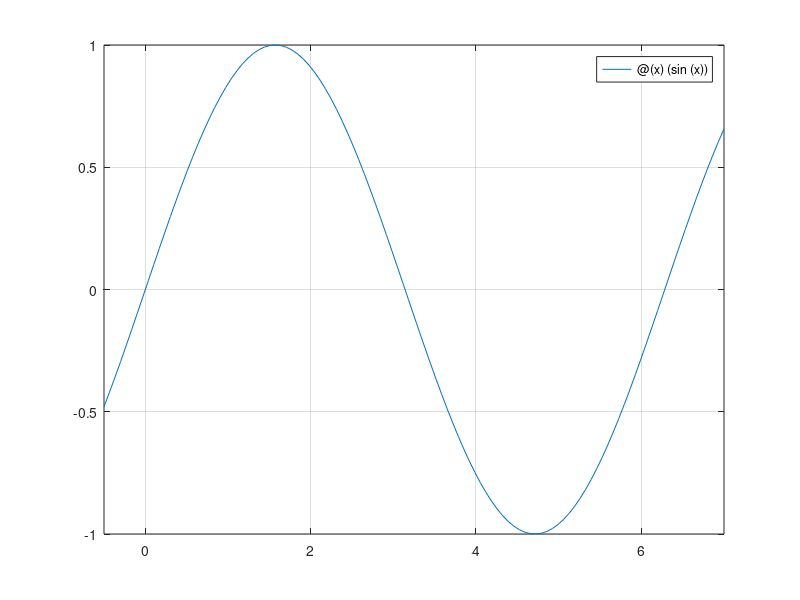

MATLAB code for this plot: (Note: this script raises an error after producing the figure.)
% Função
f = @(x)(sin(x));
% Intervalo
a=-0.5; b = 7; 
x0 = (a + b)/2;
%Gráfico da função 
figure
fplot(f, [a, b]);
grid on;

% Cálculo das raízes
%
% Zero do MATLAB
[X,FVAL,EXITFLAG,OUTPUT]=fzero(f,[a,b]);
fprintf('fzero\n');
fprintf('Raiz: %f, Iterações: %d, Valor da raiz: %f\n', X, OUTPUT.iterations, f(X));
OUTPUT.algorithm
% Bissecção 
[r, n] = Bisseccao(f, a, b, 10^-4, 1000);
fprintf('Bisseccao\n');
fprintf('Raiz: %f, Iterações: %d, Valor da raiz: %f\n', r, n, f(r));
% Newton Raphson
proverDerivada = 0;
df = 0;
[r, n] = NewtonRaphson(f, proverDerivada, df, x0, 10^-4, 1000);
fprintf('Newton Raphson\n');
fprintf('Raiz: %f, Iterações: %d, Valor da raiz: %f\n', r, n, f(r));
% Secante
[r, n] = Secante(f, a, b, 10^-4, 1000);
fprintf('Secante\n');
fprintf('Raiz: %f, Iterações: %d, Valor da raiz: %f\n', r, n, f(r));











